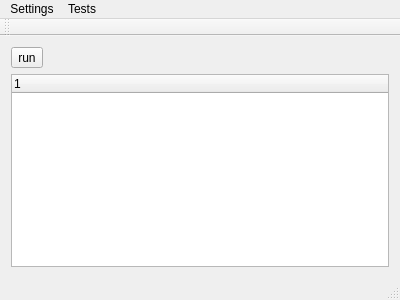
<?xml version="1.0" encoding="UTF-8"?>
<ui version="4.0">
 <class>MainWindow</class>
 <widget class="QMainWindow" name="MainWindow">
  <property name="geometry">
   <rect>
    <x>0</x>
    <y>0</y>
    <width>400</width>
    <height>300</height>
   </rect>
  </property>
  <property name="windowTitle">
   <string>MainWindow</string>
  </property>
  <widget class="QWidget" name="centralWidget">
   <layout class="QGridLayout" name="gridLayout">
    <item row="1" column="0">
     <widget class="QTreeWidget" name="treeWidget">
      <column>
       <property name="text">
        <string notr="true">1</string>
       </property>
      </column>
     </widget>
    </item>
    <item row="0" column="0">
     <widget class="QToolButton" name="btnRun">
      <property name="text">
       <string>run</string>
      </property>
     </widget>
    </item>
   </layout>
  </widget>
  <widget class="QMenuBar" name="menuBar">
   <property name="geometry">
    <rect>
     <x>0</x>
     <y>0</y>
     <width>400</width>
     <height>21</height>
    </rect>
   </property>
   <widget class="QMenu" name="menuSettings">
    <property name="title">
     <string>Settings</string>
    </property>
    <addaction name="actionEditSettings"/>
    <addaction name="actionLoad_from_File"/>
    <addaction name="actionSave_as"/>
   </widget>
   <widget class="QMenu" name="menuTests">
    <property name="title">
     <string>Tests</string>
    </property>
    <addaction name="actionRun"/>
   </widget>
   <addaction name="menuSettings"/>
   <addaction name="menuTests"/>
  </widget>
  <widget class="QToolBar" name="mainToolBar">
   <attribute name="toolBarArea">
    <enum>TopToolBarArea</enum>
   </attribute>
   <attribute name="toolBarBreak">
    <bool>false</bool>
   </attribute>
  </widget>
  <widget class="QStatusBar" name="statusBar"/>
  <action name="actionEditSettings">
   <property name="text">
    <string>Edit</string>
   </property>
  </action>
  <action name="actionLoad_from_File">
   <property name="text">
    <string>Load from File</string>
   </property>
   <property name="shortcut">
    <string>Ctrl+O</string>
   </property>
  </action>
  <action name="actionSave_as">
   <property name="text">
    <string>Save as..</string>
   </property>
   <property name="shortcut">
    <string>Ctrl+Shift+S</string>
   </property>
  </action>
  <action name="actionRun">
   <property name="text">
    <string>Run</string>
   </property>
   <property name="shortcut">
    <string>F9</string>
   </property>
  </action>
 </widget>
 <layoutdefault spacing="6" margin="11"/>
 <resources/>
 <connections/>
</ui>
